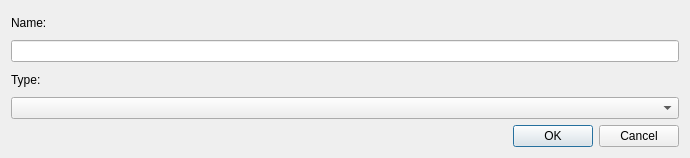
<?xml version="1.0" encoding="UTF-8"?>
<ui version="4.0">
 <class>DynamoDbAddKeySchemaDialog</class>
 <widget class="QDialog" name="DynamoDbAddKeySchemaDialog">
  <property name="geometry">
   <rect>
    <x>0</x>
    <y>0</y>
    <width>690</width>
    <height>158</height>
   </rect>
  </property>
  <property name="windowTitle">
   <string>Add Key Schema</string>
  </property>
  <layout class="QVBoxLayout" name="verticalLayout">
   <item>
    <layout class="QGridLayout" name="gridLayout">
     <item row="0" column="0">
      <widget class="QLabel" name="nameLabel">
       <property name="text">
        <string>Name:</string>
       </property>
      </widget>
     </item>
     <item row="2" column="0">
      <widget class="QLabel" name="typeLabel">
       <property name="text">
        <string>Type:</string>
       </property>
      </widget>
     </item>
     <item row="1" column="0">
      <widget class="QLineEdit" name="nameEdit"/>
     </item>
     <item row="3" column="0">
      <widget class="QComboBox" name="typeCombo"/>
     </item>
    </layout>
   </item>
   <item>
    <widget class="QDialogButtonBox" name="buttonBox">
     <property name="standardButtons">
      <set>QDialogButtonBox::StandardButton::Cancel|QDialogButtonBox::StandardButton::Ok</set>
     </property>
    </widget>
   </item>
  </layout>
 </widget>
 <resources/>
 <connections/>
</ui>
